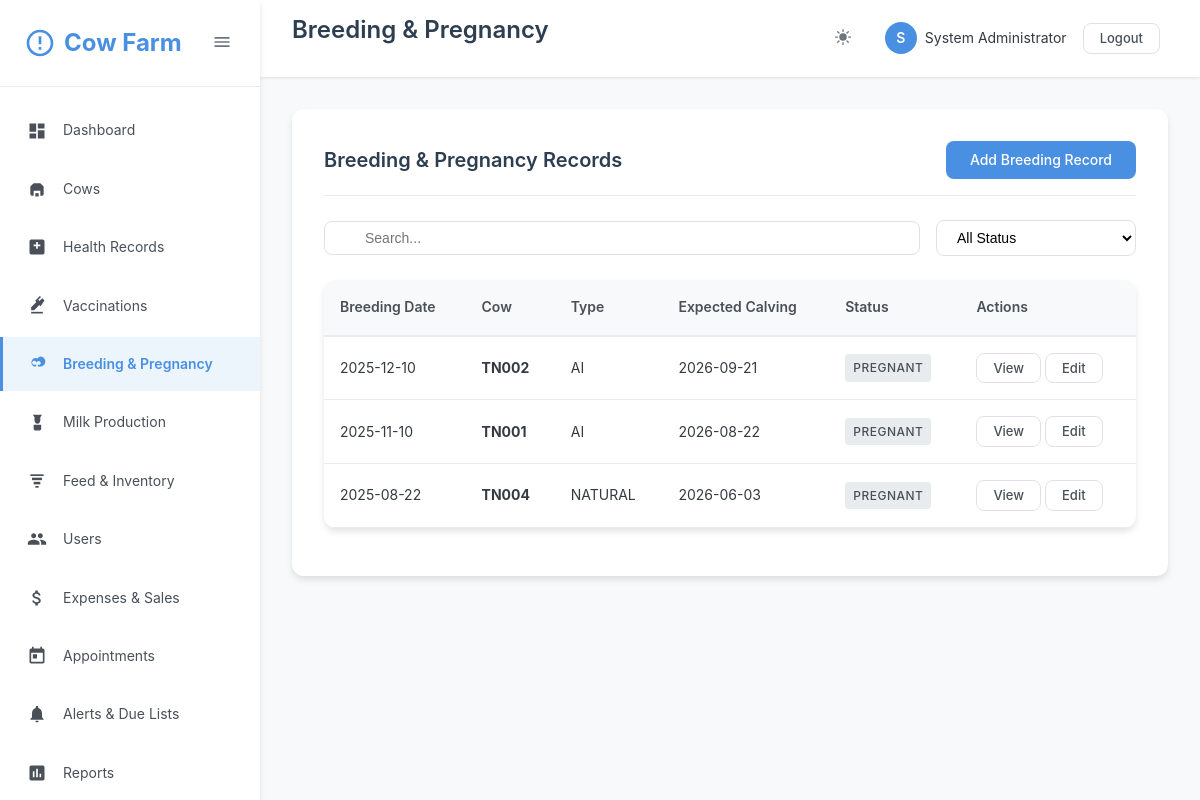
/breeding/index.php (signed in), run on the app's committed database.
### tables this page shows
CREATE TABLE IF NOT EXISTS users (
    id INT AUTO_INCREMENT PRIMARY KEY,
    username VARCHAR(50) UNIQUE NOT NULL,
    email VARCHAR(100) UNIQUE NOT NULL,
    password VARCHAR(255) NOT NULL,
    full_name VARCHAR(100) NOT NULL,
    role ENUM('admin', 'vet', 'manager', 'staff') DEFAULT 'staff',
    phone VARCHAR(20),
    status ENUM('active', 'inactive') DEFAULT 'active',
    created_at TIMESTAMP DEFAULT CURRENT_TIMESTAMP,
    updated_at TIMESTAMP DEFAULT CURRENT_TIMESTAMP ON UPDATE CURRENT_TIMESTAMP
);

CREATE TABLE IF NOT EXISTS breeding_records (
    id INT AUTO_INCREMENT PRIMARY KEY,
    cow_id INT NOT NULL,
    breeding_type ENUM('AI', 'natural', 'embryo') NOT NULL,
    breeding_date DATE NOT NULL,
    bull_tag VARCHAR(50),
    ai_technician VARCHAR(100),
    expected_calving_date DATE,
    actual_calving_date DATE,
    pregnancy_status ENUM('pregnant', 'not_pregnant', 'aborted', 'delivered') DEFAULT 'pregnant',
    calving_notes TEXT,
    created_by INT,
    created_at TIMESTAMP DEFAULT CURRENT_TIMESTAMP,
    updated_at TIMESTAMP DEFAULT CURRENT_TIMESTAMP ON UPDATE CURRENT_TIMESTAMP,
    FOREIGN KEY (cow_id) REFERENCES cows(id) ON DELETE CASCADE,
    FOREIGN KEY (created_by) REFERENCES users(id) ON DELETE SET NULL
);

CREATE TABLE IF NOT EXISTS cows (
    id INT AUTO_INCREMENT PRIMARY KEY,
    tag_number VARCHAR(50) UNIQUE NOT NULL,
    name VARCHAR(100),
    breed VARCHAR(50),
    date_of_birth DATE,
    gender ENUM('male', 'female') NOT NULL,
    weight DECIMAL(8,2),
    color VARCHAR(50),
    photo VARCHAR(255),
    sire_tag VARCHAR(50),
    dam_tag VARCHAR(50),
    purchase_date DATE,
    purchase_price DECIMAL(10,2),
    status ENUM('active', 'sold', 'deceased', 'transferred') DEFAULT 'active',
    notes TEXT,
    created_by INT,
    created_at TIMESTAMP DEFAULT CURRENT_TIMESTAMP,
    updated_at TIMESTAMP DEFAULT CURRENT_TIMESTAMP ON UPDATE CURRENT_TIMESTAMP,
    FOREIGN KEY (created_by) REFERENCES users(id) ON DELETE SET NULL
);

### breeding/index.php (the view, shortened to what the rows shown need)
<?php
require_once __DIR__ . '/../classes/Auth.php';
require_once __DIR__ . '/../classes/Database.php';
require_once __DIR__ . '/../classes/Helper.php';
$db = new DBHelper();
$page = isset($_GET['page']) ? (int)$_GET['page'] : 1;
$where = ["1=1"];
$params = [];
$whereClause = implode(' AND ', $where);
$query = "SELECT br.*, c.tag_number, c.name as cow_name
          FROM breeding_records br
          JOIN cows c ON br.cow_id = c.id
          WHERE $whereClause
          ORDER BY br.breeding_date DESC";
$result = $db->fetchPaginated($query, $params, $page);
$records = $result['data'];
$pageTitle = 'Breeding & Pregnancy';
include __DIR__ . '/../includes/header.php';
?>
<div class="content-area">
    <div class="card">
        <div class="card-header">
            <h2 class="card-title">Breeding & Pregnancy Records</h2>
        </div>
        <div class="card-body">
            <div class="table-container">
                <table class="table">
                    <thead>
                        <tr>
                            <th>Breeding Date</th>
                            <th>Cow</th>
                            <th>Type</th>
                            <th>Expected Calving</th>
                            <th>Status</th>
                            <th>Actions</th>
                        </tr>
                    </thead>
                    <tbody>
                        <?php if (empty($records)): ?>
                            <tr>
                                <td colspan="6" style="text-align: center; padding: 40px; color: #999;">No breeding records found</td>
                            </tr>
                        <?php else: ?>
                            <?php foreach ($records as $record): ?>
                                <tr>
                                    <td><?php echo Helper::formatDate($record['breeding_date']); ?></td>
                                    <td><strong><?php echo htmlspecialchars($record['tag_number']); ?></strong></td>
                                    <td><?php echo strtoupper($record['breeding_type']); ?></td>
                                    <td><?php echo $record['expected_calving_date'] ? Helper::formatDate($record['expected_calving_date']) : '-'; ?></td>
                                    <td><?php echo Helper::getStatusBadge($record['pregnancy_status']); ?></td>
                                    <td>
                                        <a href="<?php echo BASE_URL; ?>breeding/view.php?id=<?php echo $record['id']; ?>" class="btn btn-sm btn-outline">View</a>
                                        <a href="<?php echo BASE_URL; ?>breeding/edit.php?id=<?php echo $record['id']; ?>" class="btn btn-sm btn-outline">Edit</a>
                                    </td>
                                </tr>
                            <?php endforeach; ?>
                        <?php endif; ?>
                    </tbody>
                </table>
            </div>
        </div>
    </div>
</div>
<?php include __DIR__ . '/../includes/footer.php'; ?>

### includes/header.php (shortened to what the rows shown need)
<?php
require_once __DIR__ . '/../classes/Auth.php';
$auth = new Auth();
$currentUser = $auth->getCurrentUser();
?>
<!DOCTYPE html>
<html lang="en">
<head>
    <link rel="stylesheet" href="<?php echo BASE_URL; ?>assets/css/style.css">
    <link rel="stylesheet" href="<?php echo BASE_URL; ?>assets/css/icons.css">
</head>
<body>
    <?php if ($auth->isLoggedIn()): ?>
    <aside class="sidebar" id="sidebar">
        <div class="sidebar-header">
            <div class="sidebar-logo">
                <svg class="sidebar-logo-icon" viewBox="0 0 24 24">
                    <path d="M12 2C6.48 2 2 6.48 2 12s4.48 10 10 10 10-4.48 10-10S17.52 2 12 2zm0 18c-4.41 0-8-3.59-8-8s3.59-8 8-8 8 3.59 8 8-3.59 8-8 8zm-1-13h2v6h-2zm0 8h2v2h-2z"/>
                </svg>
                <span class="sidebar-menu-text">Cow Farm</span>
            </div>
            <button class="sidebar-toggle" id="sidebarToggle">
                <svg width="20" height="20" viewBox="0 0 24 24" fill="currentColor">
                    <path d="M3 18h18v-2H3v2zm0-5h18v-2H3v2zm0-7v2h18V6H3z"/>
                </svg>
            </button>
        </div>
        <nav>
            <ul class="sidebar-menu">
                <li class="sidebar-menu-item">
                    <a href="<?php echo BASE_URL; ?>dashboard.php" class="sidebar-menu-link <?php echo basename($_SERVER['PHP_SELF']) == 'dashboard.php' ? 'active' : ''; ?>">
                        <svg class="sidebar-menu-icon" viewBox="0 0 24 24">
                            <path d="M3 13h8V3H3v10zm0 8h8v-6H3v6zm10 0h8V11h-8v10zm0-18v6h8V3h-8z"/>
                        </svg>
                        <span class="sidebar-menu-text">Dashboard</span>
                    </a>
                </li>
                <li class="sidebar-menu-item">
                    <a href="<?php echo BASE_URL; ?>cows/index.php" class="sidebar-menu-link <?php echo strpos($_SERVER['PHP_SELF'], 'cows') !== false ? 'active' : ''; ?>">
                        <svg class="sidebar-menu-icon" viewBox="0 0 24 24">
                            <path d="M4 9l4-4h8l4 4v9a2 2 0 0 1-2 2h-2v-6H8v6H6a2 2 0 0 1-2-2V9z"/>
                            <path d="M10 21v-4h4v4"/>
                        </svg>
                        <span class="sidebar-menu-text">Cows</span>
                    </a>
                </li>
                <li class="sidebar-menu-item">
                    <a href="<?php echo BASE_URL; ?>health/index.php" class="sidebar-menu-link <?php echo strpos($_SERVER['PHP_SELF'], 'health') !== false ? 'active' : ''; ?>">
                        <svg class="sidebar-menu-icon" viewBox="0 0 24 24">
                            <path d="M19 3H5A2 2 0 0 0 3 5v14a2 2 0 0 0 2 2h14a2 2 0 0 0 2-2V5a2 2 0 0 0-2-2zm-3 8h-3v3h-2v-3H8V9h3V6h2v3h3z"/>
                        </svg>
                        <span class="sidebar-menu-text">Health Records</span>
                    </a>
                </li>
                <li class="sidebar-menu-item">
                    <a href="<?php echo BASE_URL; ?>health/vaccinations.php" class="sidebar-menu-link <?php echo strpos($_SERVER['PHP_SELF'], 'vaccinations') !== false ? 'active' : ''; ?>">
                        <svg class="sidebar-menu-icon" viewBox="0 0 24 24">
                            <path d="M21 5.5l-2.79-2.8-3.22 3.22-1.42-1.42L16.79 1.3 15.5 0 9.79 5.71l1.42 1.42L5 13.36V17h3.64l6.21-6.21 1.42 1.42L21 5.5z"/>
                            <path d="M5 19h14v2H5z"/>
                        </svg>
                        <span class="sidebar-menu-text">Vaccinations</span>
                    </a>
                </li>
                <li class="sidebar-menu-item">
                    <a href="<?php echo BASE_URL; ?>breeding/index.php" class="sidebar-menu-link <?php echo strpos($_SERVER['PHP_SELF'], 'breeding') !== false ? 'active' : ''; ?>">
                        <svg class="sidebar-menu-icon" viewBox="0 0 24 24">
                            <path d="M16.5 3a4.5 4.5 0 0 0-3.89 2.25A4.5 4.5 0 1 0 8.5 15H11v-2H8.5A2.5 2.5 0 1 1 10.7 9l.8 1.39.8-1.39A2.5 2.5 0 1 1 15.5 13H13v2h2.5A4.5 4.5 0 0 0 16.5 3z"/>
                        </svg>
                        <span class="sidebar-menu-text">Breeding & Pregnancy</span>
                    </a>
                </li>
                <li class="sidebar-menu-item">
                    <a href="<?php echo BASE_URL; ?>milk/index.php" class="sidebar-menu-link <?php echo strpos($_SERVER['PHP_SELF'], 'milk') !== false ? 'active' : ''; ?>">
                        <svg class="sidebar-menu-icon" viewBox="0 0 24 24">
                            <path d="M7 2l2 3v3.5C9 11.43 10.57 13 12.5 13S16 11.43 16 8.5V5l2-3H7z"/>
                            <path d="M8 14h9v5a2 2 0 0 1-2 2H10a2 2 0 0 1-2-2v-5z"/>
                        </svg>
                        <span class="sidebar-menu-text">Milk Production</span>
                    </a>
                </li>
                <li class="sidebar-menu-item">
                    <a href="<?php echo BASE_URL; ?>feed/index.php" class="sidebar-menu-link <?php echo strpos($_SERVER['PHP_SELF'], 'feed') !== false ? 'active' : ''; ?>">
                        <svg class="sidebar-menu-icon" viewBox="0 0 24 24">
                            <path d="M4 4h16v2H4z"/>
                            <path d="M6 8h12v3H6z"/>
                            <path d="M8 13h8v3H8z"/>
                            <path d="M10 18h4v2h-4z"/>
                        </svg>
                        <span class="sidebar-menu-text">Feed & Inventory</span>
                    </a>
                </li>
                <?php if ($auth->hasRole([ROLE_ADMIN, ROLE_MANAGER])): ?>
                <li class="sidebar-menu-item">
                    <a href="<?php echo BASE_URL; ?>users/index.php" class="sidebar-menu-link <?php echo strpos($_SERVER['PHP_SELF'], 'users') !== false ? 'active' : ''; ?>">
                        <span class="sidebar-menu-text">Users</span>
                    </a>
                </li>
                <?php endif; ?>
                <li class="sidebar-menu-item">
                    <a href="<?php echo BASE_URL; ?>expenses/index.php" class="sidebar-menu-link <?php echo strpos($_SERVER['PHP_SELF'], 'expenses') !== false ? 'active' : ''; ?>">
                        <span class="sidebar-menu-text">Expenses & Sales</span>
                    </a>
                </li>
                <li class="sidebar-menu-item">
                    <a href="<?php echo BASE_URL; ?>appointments/index.php" class="sidebar-menu-link <?php echo strpos($_SERVER['PHP_SELF'], 'appointments') !== false ? 'active' : ''; ?>">
                        <svg class="sidebar-menu-icon" viewBox="0 0 24 24">
                            <path d="M19 3h-1V1h-2v2H8V1H6v2H5c-1.11 0-1.99.9-1.99 2L3 19c0 1.1.89 2 2 2h14c1.1 0 2-.9 2-2V5c0-1.1-.9-2-2-2zm0 16H5V8h14v11zM7 10h5v5H7z"/>
                        </svg>
                        <span class="sidebar-menu-text">Appointments</span>
                    </a>
                </li>
                <li class="sidebar-menu-item">
                    <a href="<?php echo BASE_URL; ?>alerts/index.php" class="sidebar-menu-link <?php echo strpos($_SERVER['PHP_SELF'], 'alerts') !== false ? 'active' : ''; ?>">
                        <svg class="sidebar-menu-icon" viewBox="0 0 24 24">
                            <path d="M12 22c1.1 0 2-.9 2-2h-4c0 1.1.89 2 2 2zm6-6v-5c0-3.07-1.64-5.64-4.5-6.32V4c0-.83-.67-1.5-1.5-1.5s-1.5.67-1.5 1.5v.68C7.63 5.36 6 7.92 6 11v5l-2 2v1h16v-1l-2-2z"/>
                        </svg>
                        <span class="sidebar-menu-text">Alerts & Due Lists</span>
                    </a>
                </li>
                <li class="sidebar-menu-item">
                    <a href="<?php echo BASE_URL; ?>reports/index.php" class="sidebar-menu-link <?php echo strpos($_SERVER['PHP_SELF'], 'reports') !== false ? 'active' : ''; ?>">
                        <svg class="sidebar-menu-icon" viewBox="0 0 24 24">
                            <path d="M19 3H5c-1.1 0-2 .9-2 2v14c0 1.1.9 2 2 2h14c1.1 0 2-.9 2-2V5c0-1.1-.9-2-2-2zM9 17H7v-7h2v7zm4 0h-2V7h2v10zm4 0h-2v-4h2v4z"/>
                        </svg>
                        <span class="sidebar-menu-text">Reports</span>
                    </a>
                </li>
            </ul>
        </nav>
    </aside>
    <main class="main-content">
        <header class="header-bar">
            <div>
                <h1 class="header-title"><?php echo isset($pageTitle) ? $pageTitle : 'Dashboard'; ?></h1>
            </div>
            <div class="header-actions">
                <button class="header-btn" data-theme-toggle title="Toggle Dark Mode">
                </button>
                <div class="user-menu">
                    <div class="user-avatar"><?php echo strtoupper(substr($currentUser['full_name'], 0, 1)); ?></div>
                    <span><?php echo htmlspecialchars($currentUser['full_name']); ?></span>
                    <div style="margin-left: 8px;">
                        <a href="<?php echo BASE_URL; ?>logout.php" class="btn btn-sm btn-outline">Logout</a>
                    </div>
                </div>
            </div>
        </header>
    <?php endif; ?>

### classes/Helper.php (shortened to what the rows shown need)
<?php
class Helper {
    public static function formatDate($date, $format = 'Y-m-d') {
        return date($format, strtotime($date));
    }
    public static function getStatusBadge($status) {
        $badges = [
            'active' => '<span class="badge badge-success">Active</span>',
            'inactive' => '<span class="badge badge-danger">Inactive</span>',
            'sold' => '<span class="badge badge-warning">Sold</span>',
            'deceased' => '<span class="badge badge-dark">Deceased</span>',
            'pregnant' => '<span class="badge badge-info">Pregnant</span>',
            'not_pregnant' => '<span class="badge badge-secondary">Not Pregnant</span>',
            'scheduled' => '<span class="badge badge-primary">Scheduled</span>',
            'completed' => '<span class="badge badge-success">Completed</span>',
            'cancelled' => '<span class="badge badge-danger">Cancelled</span>',
            'paid' => '<span class="badge badge-success">Paid</span>',
            'pending' => '<span class="badge badge-warning">Pending</span>',
        ];
        return $badges[$status] ?? '<span class="badge badge-secondary">' . ucfirst($status) . '</span>';
    }
}

### data on the page
users: full_name "S", full_name "System Administrator"
breeding_records: breeding_date "2025-12-10", cow.tag_number "TN002", breeding_type "AI", expected_calving_date "2026-09-21", pregnancy_status "PREGNANT"
breeding_records: breeding_date "2025-11-10", cow.tag_number "TN001", breeding_type "AI", expected_calving_date "2026-08-22", pregnancy_status "PREGNANT"
breeding_records: breeding_date "2025-08-22", cow.tag_number "TN004", breeding_type "NATURAL", expected_calving_date "2026-06-03", pregnancy_status "PREGNANT"

### other printed values
$pageTitle "Breeding & Pregnancy"
